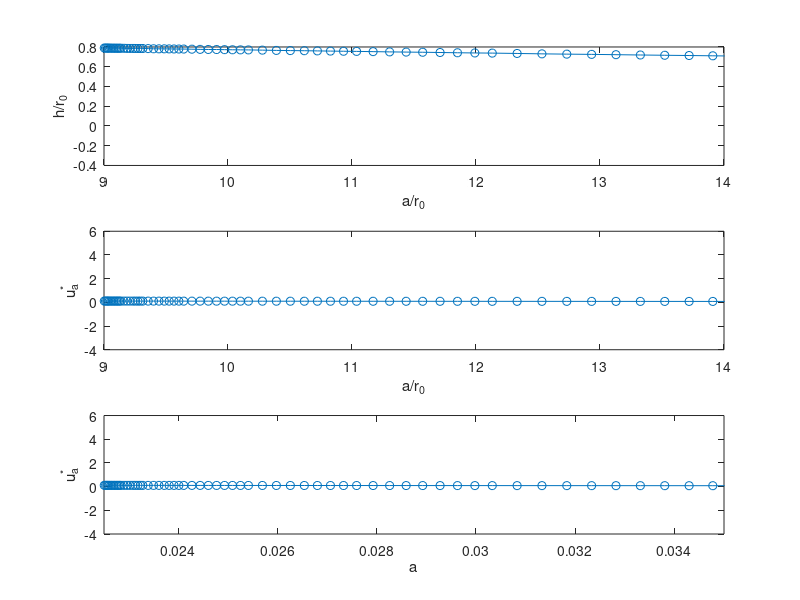

This figure's MATLAB source:
clear
clc

g=9.8;
sc=deg2rad(20);
rint=2.5e-3;%r=0.01m
            %q0=1.7e-5/(pi*rint)*1.01;%q0=r*v0=0.01m*1m/s
            %c0=q0*rint*cos(sc);%c0=q0*r*cos\alpha
q0=3e-5/(2*pi);
%H0=4.8e-3;
%xint=rint*cos(sc);
xint=20*rint;
xend=6*rint;
aint=24*rint;
%v0=q0/(pi*rint^2);
%qprime=sqrt(v0^2+2*g*H0)/v0*q0;
%c0=0.5*sqrt(v0^2+2*g*H0)*rint^2;
c0=q0;
%h0=rint/2*cos(sc);

%h0=3*rint; %h0=4.8e-3;

nu=50e-6;%kinematic viscosity \nu=\mu/\rho

C=c0;
c1=27/35;
c2=3;

EXT=c2*nu*C;
hint=(C*c2*nu/(g*sin(sc)*aint))^(1/3);


yprime = @(x,y) ((x.^3).*(y.^3).*g.*sin(sc)+2.*c1.*y.*C.^2-EXT.*(x.^2))./((x.^3).*(y.^3).*g.*cos(sc)-2.*c1.*x.*C.^2);



xspan = [xint xend];


[x,y]=ode45(yprime,xspan,hint);

v = C./(x.*y); %u_a^*

y2=0.4.*(x-1)+10;
y3=9.8*sin(sc)./v;
%small quantities vis
%s1=y./x; %h/a
%s2=v./x; %u_a^*/a
rx=x/rint;
ry=y/rint;
ResultMatrix=[rx ry];

figure()
subplot(3,1,1)
plot(x/rint,y/rint,'-o')
%ylim([0,3])
xlim([9,14])
xlabel('a/r_0')
ylabel('h/r_0')


subplot(3,1,2)
plot(x/rint,v,'-o')
xlim([9,14])
xlabel('a/r_0')
ylabel('u_a^*')

subplot(3,1,3)
plot(x,v,'-o')
xlim([9*rint,14*rint])
xlabel('a')
ylabel('u_a^*')
%figure()
%plot(x,v,'-o')
%hold on
%plot(x,y2)
%xlabel('a')

%figure()
%plot(x,y3,'-o')
